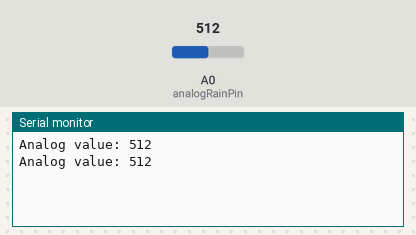
A sketch run on a simulated Arduino Uno, built with avr-gcc and run on an emulated ATmega328P. Parts: the last lines printed to the serial monitor. The test bench sets the inputs (shaded band); at power-on: A0 (analogRainPin) = 512.

Above: at 1.8 s.
1.9 s: A0 (analogRainPin) set to 716
At 2.7 s:
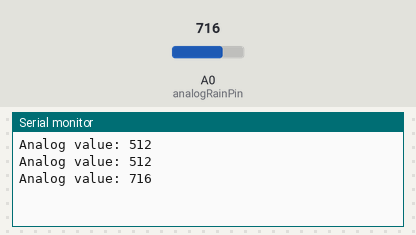
3.4 s: A0 (analogRainPin) set to 900
At 4.8 s:
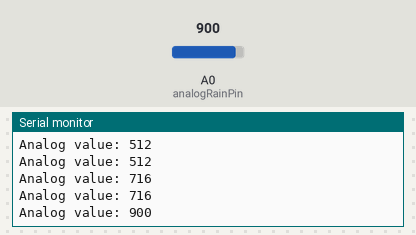
Timing chart, 0 to 6.4 s (numbered marks = the images above; inputs shaded):
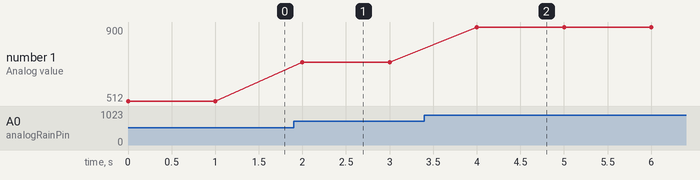

Measured:
- after the input at 1.9 s, the serial monitor: prints a new line after 0.10 s (image 1)
- after the input at 3.4 s, the serial monitor: prints a new line after 0.60 s (image 2)
- plotted number 1: 512 → 716 after the input at 1.9 s, 716 → 900 after the input at 3.4 s

The sketch:

RainDetector.ino
```cpp
int analogRainPin = A0;  // Аналоговый вход

void setup() {
  Serial.begin(9600);
}

void loop() {
  int sensorValue = analogRead(analogRainPin); // Считываем данные с аналогового порта
  Serial.print("Analog value: ");
  Serial.println(sensorValue); // Выводим аналоговое значение
  delay(1000);
}
```
